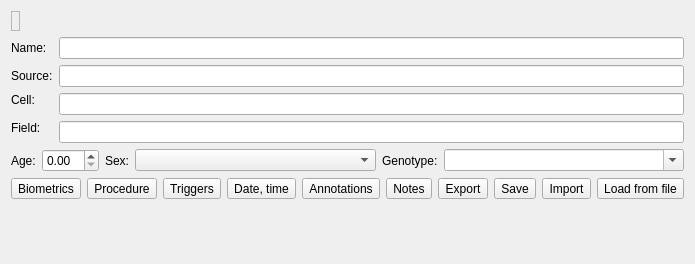
<?xml version="1.0" encoding="UTF-8"?>
<ui version="4.0">
 <class>MetaDataWidget</class>
 <widget class="QWidget" name="MetaDataWidget">
  <property name="geometry">
   <rect>
    <x>0</x>
    <y>0</y>
    <width>597</width>
    <height>264</height>
   </rect>
  </property>
  <property name="windowTitle">
   <string>Form</string>
  </property>
  <layout class="QVBoxLayout" name="verticalLayout">
   <item>
    <layout class="QHBoxLayout" name="horizontalLayout_1">
     <item>
      <widget class="QLabel" name="dataVarNameLabel">
       <property name="sizePolicy">
        <sizepolicy hsizetype="Preferred" vsizetype="Minimum">
         <horstretch>0</horstretch>
         <verstretch>0</verstretch>
        </sizepolicy>
       </property>
       <property name="toolTip">
        <string>Name of the variable in the workspace</string>
       </property>
       <property name="frameShape">
        <enum>QFrame::StyledPanel</enum>
       </property>
       <property name="frameShadow">
        <enum>QFrame::Plain</enum>
       </property>
       <property name="text">
        <string/>
       </property>
       <property name="textInteractionFlags">
        <set>Qt::TextSelectableByKeyboard|Qt::TextSelectableByMouse</set>
       </property>
      </widget>
     </item>
     <item>
      <spacer name="horizontalSpacer">
       <property name="orientation">
        <enum>Qt::Horizontal</enum>
       </property>
       <property name="sizeHint" stdset="0">
        <size>
         <width>40</width>
         <height>20</height>
        </size>
       </property>
      </spacer>
     </item>
    </layout>
   </item>
   <item>
    <layout class="QFormLayout" name="formLayout">
     <item row="0" column="0">
      <widget class="QLabel" name="nameLabel">
       <property name="text">
        <string>Name:</string>
       </property>
       <property name="buddy">
        <cstring>dataNameLineEdit</cstring>
       </property>
      </widget>
     </item>
     <item row="0" column="1">
      <widget class="QLineEdit" name="dataNameLineEdit">
       <property name="sizePolicy">
        <sizepolicy hsizetype="Expanding" vsizetype="Fixed">
         <horstretch>10</horstretch>
         <verstretch>0</verstretch>
        </sizepolicy>
       </property>
       <property name="toolTip">
        <string>Data name</string>
       </property>
       <property name="statusTip">
        <string>Data name</string>
       </property>
       <property name="whatsThis">
        <string>Data name</string>
       </property>
       <property name="clearButtonEnabled">
        <bool>true</bool>
       </property>
      </widget>
     </item>
     <item row="1" column="0">
      <widget class="QLabel" name="sourceIDLabel">
       <property name="sizePolicy">
        <sizepolicy hsizetype="Preferred" vsizetype="Preferred">
         <horstretch>0</horstretch>
         <verstretch>0</verstretch>
        </sizepolicy>
       </property>
       <property name="text">
        <string>Source:</string>
       </property>
       <property name="buddy">
        <cstring>sourceIDLineEdit</cstring>
       </property>
      </widget>
     </item>
     <item row="1" column="1">
      <widget class="QLineEdit" name="sourceIDLineEdit">
       <property name="sizePolicy">
        <sizepolicy hsizetype="Expanding" vsizetype="Fixed">
         <horstretch>10</horstretch>
         <verstretch>0</verstretch>
        </sizepolicy>
       </property>
       <property name="clearButtonEnabled">
        <bool>true</bool>
       </property>
      </widget>
     </item>
     <item row="2" column="0">
      <widget class="QLabel" name="cellIDLabel">
       <property name="sizePolicy">
        <sizepolicy hsizetype="Preferred" vsizetype="Fixed">
         <horstretch>0</horstretch>
         <verstretch>0</verstretch>
        </sizepolicy>
       </property>
       <property name="text">
        <string>Cell:</string>
       </property>
       <property name="buddy">
        <cstring>cellIDLineEdit</cstring>
       </property>
      </widget>
     </item>
     <item row="2" column="1">
      <widget class="QLineEdit" name="cellIDLineEdit">
       <property name="sizePolicy">
        <sizepolicy hsizetype="Expanding" vsizetype="Fixed">
         <horstretch>0</horstretch>
         <verstretch>0</verstretch>
        </sizepolicy>
       </property>
       <property name="toolTip">
        <string>Cell name</string>
       </property>
       <property name="statusTip">
        <string>Cell name</string>
       </property>
       <property name="whatsThis">
        <string>Cell name</string>
       </property>
       <property name="clearButtonEnabled">
        <bool>true</bool>
       </property>
      </widget>
     </item>
     <item row="3" column="0">
      <widget class="QLabel" name="fieldIDLabel">
       <property name="sizePolicy">
        <sizepolicy hsizetype="Preferred" vsizetype="Fixed">
         <horstretch>0</horstretch>
         <verstretch>0</verstretch>
        </sizepolicy>
       </property>
       <property name="text">
        <string>Field:</string>
       </property>
       <property name="buddy">
        <cstring>fieldIDLineEdit</cstring>
       </property>
      </widget>
     </item>
     <item row="3" column="1">
      <widget class="QLineEdit" name="fieldIDLineEdit">
       <property name="sizePolicy">
        <sizepolicy hsizetype="Expanding" vsizetype="Fixed">
         <horstretch>0</horstretch>
         <verstretch>0</verstretch>
        </sizepolicy>
       </property>
       <property name="toolTip">
        <string>Field name</string>
       </property>
       <property name="statusTip">
        <string>Field name</string>
       </property>
       <property name="whatsThis">
        <string>Field name</string>
       </property>
       <property name="clearButtonEnabled">
        <bool>true</bool>
       </property>
      </widget>
     </item>
    </layout>
   </item>
   <item>
    <layout class="QHBoxLayout" name="horizontalLayout">
     <item>
      <widget class="QLabel" name="ageLabel">
       <property name="text">
        <string>Age:</string>
       </property>
       <property name="buddy">
        <cstring>ageSpinBox</cstring>
       </property>
      </widget>
     </item>
     <item>
      <widget class="QuantitySpinBox" name="ageSpinBox"/>
     </item>
     <item>
      <widget class="QLabel" name="sexLabel">
       <property name="sizePolicy">
        <sizepolicy hsizetype="Minimum" vsizetype="Preferred">
         <horstretch>0</horstretch>
         <verstretch>0</verstretch>
        </sizepolicy>
       </property>
       <property name="text">
        <string>Sex:</string>
       </property>
       <property name="buddy">
        <cstring>sexComboBox</cstring>
       </property>
      </widget>
     </item>
     <item>
      <widget class="QComboBox" name="sexComboBox">
       <property name="sizePolicy">
        <sizepolicy hsizetype="MinimumExpanding" vsizetype="Fixed">
         <horstretch>0</horstretch>
         <verstretch>0</verstretch>
        </sizepolicy>
       </property>
       <property name="minimumSize">
        <size>
         <width>80</width>
         <height>0</height>
        </size>
       </property>
       <property name="toolTip">
        <string>Genetic sex</string>
       </property>
       <property name="statusTip">
        <string>Genetic sex</string>
       </property>
       <property name="whatsThis">
        <string>Genetic sex</string>
       </property>
       <property name="currentText">
        <string/>
       </property>
       <property name="maxVisibleItems">
        <number>3</number>
       </property>
       <property name="maxCount">
        <number>3</number>
       </property>
       <property name="insertPolicy">
        <enum>QComboBox::NoInsert</enum>
       </property>
       <property name="minimumContentsLength">
        <number>3</number>
       </property>
      </widget>
     </item>
     <item>
      <widget class="QLabel" name="genotypeLabel">
       <property name="sizePolicy">
        <sizepolicy hsizetype="Minimum" vsizetype="Preferred">
         <horstretch>0</horstretch>
         <verstretch>0</verstretch>
        </sizepolicy>
       </property>
       <property name="text">
        <string>Genotype:</string>
       </property>
       <property name="buddy">
        <cstring>genotypeComboBox</cstring>
       </property>
      </widget>
     </item>
     <item>
      <widget class="QComboBox" name="genotypeComboBox">
       <property name="sizePolicy">
        <sizepolicy hsizetype="MinimumExpanding" vsizetype="Fixed">
         <horstretch>0</horstretch>
         <verstretch>0</verstretch>
        </sizepolicy>
       </property>
       <property name="minimumSize">
        <size>
         <width>80</width>
         <height>0</height>
        </size>
       </property>
       <property name="toolTip">
        <string>Genotype</string>
       </property>
       <property name="statusTip">
        <string>Genotype</string>
       </property>
       <property name="whatsThis">
        <string>Genotype</string>
       </property>
       <property name="editable">
        <bool>true</bool>
       </property>
       <property name="maxVisibleItems">
        <number>50</number>
       </property>
      </widget>
     </item>
    </layout>
   </item>
   <item>
    <layout class="QHBoxLayout" name="horizontalLayout_2">
     <item>
      <widget class="QToolButton" name="biometricsToolButton">
       <property name="toolTip">
        <string>Additional biometrics</string>
       </property>
       <property name="statusTip">
        <string>Additional biometrics</string>
       </property>
       <property name="whatsThis">
        <string>Additional biometrics</string>
       </property>
       <property name="text">
        <string>Biometrics</string>
       </property>
       <property name="icon">
        <iconset theme="package">
         <normaloff>.</normaloff>.</iconset>
       </property>
      </widget>
     </item>
     <item>
      <widget class="QToolButton" name="procedureToolButton">
       <property name="toolTip">
        <string>Procedure (treatment, etc)</string>
       </property>
       <property name="statusTip">
        <string>Procedure (treatment, etc)</string>
       </property>
       <property name="whatsThis">
        <string>Procedure (treatment, etc)</string>
       </property>
       <property name="text">
        <string>Procedure</string>
       </property>
       <property name="icon">
        <iconset theme="configure">
         <normaloff>.</normaloff>.</iconset>
       </property>
      </widget>
     </item>
     <item>
      <widget class="QToolButton" name="triggersToolButton">
       <property name="toolTip">
        <string>Detect and edit trigger protocols</string>
       </property>
       <property name="statusTip">
        <string>Detect and edit trigger protocols</string>
       </property>
       <property name="whatsThis">
        <string>Detect and edit trigger protocols</string>
       </property>
       <property name="text">
        <string>Triggers</string>
       </property>
       <property name="icon">
        <iconset theme="network-connect">
         <normaloff>.</normaloff>.</iconset>
       </property>
      </widget>
     </item>
     <item>
      <widget class="QToolButton" name="dateTimeToolButton">
       <property name="toolTip">
        <string>Date, time of recording and  analysis</string>
       </property>
       <property name="statusTip">
        <string>Date, time of recording and  analysis</string>
       </property>
       <property name="whatsThis">
        <string>Date, time of recording and  analysis</string>
       </property>
       <property name="text">
        <string>Date, time</string>
       </property>
       <property name="icon">
        <iconset theme="change-date-symbolic">
         <normaloff>.</normaloff>.</iconset>
       </property>
      </widget>
     </item>
     <item>
      <widget class="QToolButton" name="annotationsToolButton">
       <property name="toolTip">
        <string>Additional structured descriptors (key, value pairs)</string>
       </property>
       <property name="statusTip">
        <string>Additional structured descriptors (key, value pairs)</string>
       </property>
       <property name="whatsThis">
        <string>Additional structured descriptors (key, value pairs)</string>
       </property>
       <property name="text">
        <string>Annotations</string>
       </property>
       <property name="icon">
        <iconset theme="settings-configure">
         <normaloff>.</normaloff>.</iconset>
       </property>
      </widget>
     </item>
     <item>
      <widget class="QToolButton" name="notesToolButton">
       <property name="toolTip">
        <string>Edit description (notes)</string>
       </property>
       <property name="statusTip">
        <string>Edit description (notes)</string>
       </property>
       <property name="whatsThis">
        <string>Edit description (notes)</string>
       </property>
       <property name="text">
        <string>Notes</string>
       </property>
       <property name="icon">
        <iconset theme="description">
         <normaloff>.</normaloff>.</iconset>
       </property>
      </widget>
     </item>
     <item>
      <widget class="QToolButton" name="exportToolButton">
       <property name="toolTip">
        <string>Export metadata to workspace object</string>
       </property>
       <property name="statusTip">
        <string>Export metadata to workspace object</string>
       </property>
       <property name="whatsThis">
        <string>Export metadata to workspace object</string>
       </property>
       <property name="text">
        <string>Export</string>
       </property>
       <property name="icon">
        <iconset theme="document-export">
         <normaloff>.</normaloff>.</iconset>
       </property>
      </widget>
     </item>
     <item>
      <widget class="QToolButton" name="saveToolButton">
       <property name="toolTip">
        <string>Save metadata to file</string>
       </property>
       <property name="statusTip">
        <string>Save metadata to file</string>
       </property>
       <property name="whatsThis">
        <string>Save metadata to file</string>
       </property>
       <property name="text">
        <string>Save</string>
       </property>
       <property name="icon">
        <iconset theme="document-save">
         <normaloff>.</normaloff>.</iconset>
       </property>
      </widget>
     </item>
     <item>
      <widget class="QToolButton" name="importToolButton">
       <property name="toolTip">
        <string>Import metadata from workspace object</string>
       </property>
       <property name="statusTip">
        <string>Import metadata from workspace object</string>
       </property>
       <property name="whatsThis">
        <string>Import metadata from workspace object</string>
       </property>
       <property name="text">
        <string>Import</string>
       </property>
       <property name="icon">
        <iconset theme="document-import">
         <normaloff>.</normaloff>.</iconset>
       </property>
      </widget>
     </item>
     <item>
      <widget class="QToolButton" name="loadToolButton">
       <property name="toolTip">
        <string>Load meta-data from file</string>
       </property>
       <property name="statusTip">
        <string>Load meta-data from file</string>
       </property>
       <property name="whatsThis">
        <string>Load meta-data from file</string>
       </property>
       <property name="text">
        <string>Load from file</string>
       </property>
       <property name="icon">
        <iconset theme="document-open">
         <normaloff>.</normaloff>.</iconset>
       </property>
      </widget>
     </item>
     <item>
      <spacer name="horizontalSpacer_2">
       <property name="orientation">
        <enum>Qt::Horizontal</enum>
       </property>
       <property name="sizeHint" stdset="0">
        <size>
         <width>40</width>
         <height>20</height>
        </size>
       </property>
      </spacer>
     </item>
    </layout>
   </item>
   <item>
    <spacer name="verticalSpacer">
     <property name="orientation">
      <enum>Qt::Vertical</enum>
     </property>
     <property name="sizeHint" stdset="0">
      <size>
       <width>20</width>
       <height>11</height>
      </size>
     </property>
    </spacer>
   </item>
  </layout>
 </widget>
 <customwidgets>
  <customwidget>
   <class>QuantitySpinBox</class>
   <extends>QDoubleSpinBox</extends>
   <header location="global">gui.widgets.small_widgets</header>
  </customwidget>
 </customwidgets>
 <resources/>
 <connections/>
</ui>
